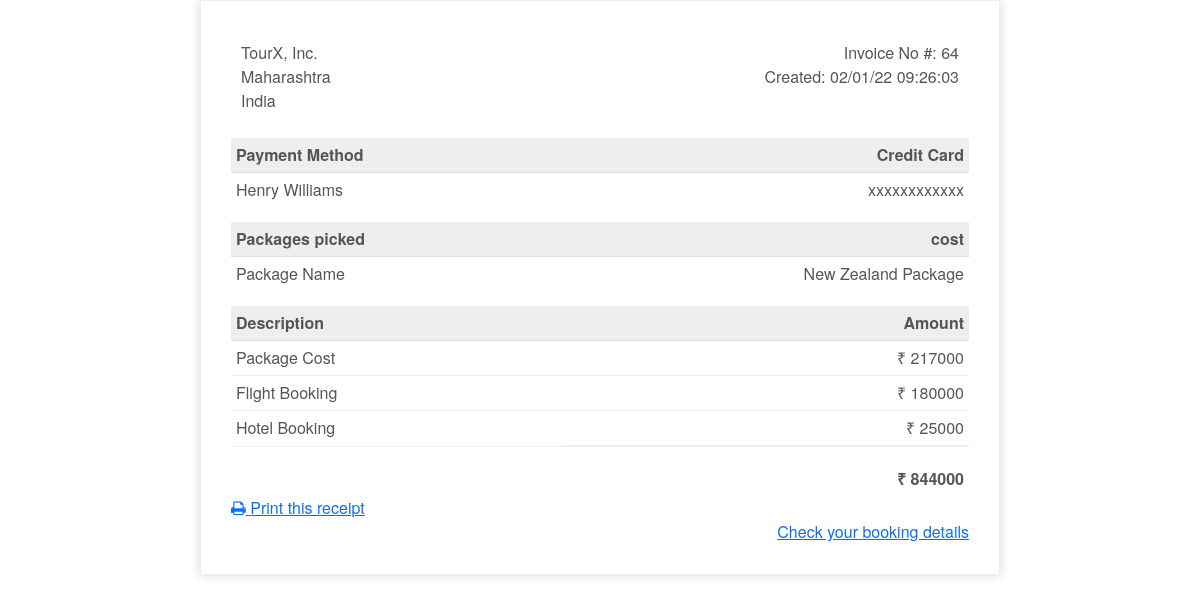
The page /bill (signed in) on the database as committed earlier.
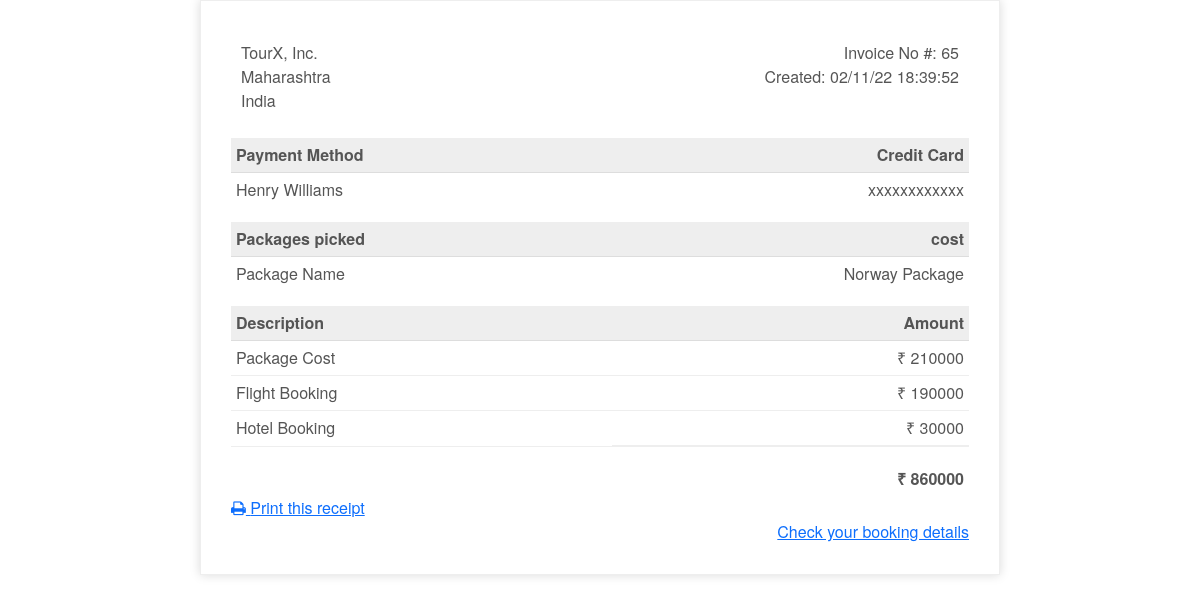
The same page on the database as committed later.
### tables this page shows
CREATE TABLE "bookings" (
	"id"	INTEGER NOT NULL PRIMARY KEY AUTOINCREMENT,
	"name"	text NOT NULL,
	"email"	text NOT NULL,
	"passengers"	INTEGER NOT NULL,
	"package_name"	text NOT NULL,
	"place"	text NOT NULL,
	"no_of_days"	integer NOT NULL,
	"booking_date"	date NOT NULL,
	"booking_time"	TEXT,
	"category"	text NOT NULL,
	"room_type"	text NOT NULL,
	"no_of_guests"	integer NOT NULL,
	"check_in_date"	date NOT NULL,
	"check_out_date"	date NOT NULL,
	"trip_type"	text NOT NULL,
	"class_type"	text NOT NULL,
	"departure_d"	date NOT NULL,
	"return_d"	date NOT NULL,
	"source"	text NOT NULL,
	"destination"	text NOT NULL,
	"total_cost"	NUMERIC,
	"username"	text NOT NULL,
	FOREIGN KEY("username") REFERENCES "users"("username")
);

CREATE TABLE "destinations" (
	"id"	INTEGER NOT NULL PRIMARY KEY AUTOINCREMENT,
	"email"	text NOT NULL,
	"package_name"	text NOT NULL,
	"place"	text NOT NULL,
	"numOfDays"	text NOT NULL,
	"estimated_cost"	number NOT NULL,
	"username"	text,
	FOREIGN KEY("username") REFERENCES "users"("username")
);

CREATE TABLE "hotels" (
	"id"	INTEGER NOT NULL PRIMARY KEY AUTOINCREMENT,
	"email"	text NOT NULL,
	"cost"	number NOT NULL,
	"category"	text NOT NULL,
	"room_type"	text NOT NULL,
	"no_of_guests"	int NOT NULL,
	"check_in_date"	TEXT NOT NULL,
	"check_out_date"	TEXT NOT NULL,
	"username"	text,
	FOREIGN KEY("username") REFERENCES "users"("username")
);

### app.py (the view)
@app.route('/bill')
def bill():
    if request.method == 'GET':
        with sqlite3.connect('tour.db') as db:
            dest_details = db.execute("select package_name, estimated_cost from destinations inner join users on users.username=destinations.username and users.username = ?", (session['username'],))
            dest_row = dest_details.fetchall()
            hotel_details = db.execute("select cost, no_of_guests from hotels inner join users on users.username=hotels.username and users.username = ?", (session['username'],))
            hotel_row = hotel_details.fetchall()
            flight_details = db.execute("select flight_cost, passengers, trip_type from flights inner join users on users.username=flights.username and users.username = ?", (session['username'],))
            flight_row = flight_details.fetchall()
            booking_details = db.execute("select id, booking_date, booking_time from bookings inner join users on users.username=bookings.username and users.username = ?", (session['username'],))
            booking_row = booking_details.fetchall()
            for i in dest_row:
                package_name = i[0]
                dest_pack = i[1]
            for j in hotel_row:
                hotel_cost = j[0]
                no_of_guests = j[1]
            for k in flight_row:
                flight_cost = k[0]
                passengers = k[1]
                trip_type = k[2]
            for b in booking_row:
                booking_id = b[0]
                booking_date = b[1]
                booking_time = b[2]
            if trip_type == "Round Trip":
                flight_cost *= 2
            else:
                flight_cost = flight_cost
            total_amount = (int(dest_pack) * no_of_guests) + (int(hotel_cost) * no_of_guests) + (int(flight_cost) * passengers)
        return render_template("billing.html", total_amount=total_amount, package_name=package_name, dest_pack=dest_pack, hotel_cost=hotel_cost, flight_cost=flight_cost, booking_id=booking_id, booking_date=booking_date, booking_time=booking_time)
    return render_template("home.html")

### templates/billing.html (shortened to what this page needs)
{% extends "layout.html" %}
{% block body %}
<div class="invoice-box">
    <table cellpadding="0" cellspacing="0">
        <tr class="top">
            <td colspan="2">
                <table>
                    <tr>
                        <td>
                            TourX, Inc.<br />
                            Maharashtra<br />
                            India
                        </td>
                        <td>
                            Invoice No #: {{ booking_id }}<br />
                            Created: {{ booking_date }} {{ booking_time }}<br />
                        </td>
                    </tr>
                </table>
            </td>
        </tr>
        <tr class="heading">
            <td>Payment Method</td>
            <td>Credit Card</td>
        </tr>
        <tr class="details">
            <td>{{ session['name'] }}</td>
            <td>xxxxxxxxxxxx</td>
        </tr>
        <tr class="heading">
            <td>Packages picked</td>
            <td>cost</td>
        </tr>
        <tr class="details">
            <td>Package Name</td>
            <td>{{ package_name }}</td>
        </tr>
        <tr class="heading">
            <td>Description</td>
            <td>Amount</td>
        </tr>
        <tr class="item">
            <td>Package Cost</td>
            <td>&#8377 {{ dest_pack }}</td>
        </tr>
        <tr class="item">
            <td>Flight Booking</td>
            <td>&#8377 {{ flight_cost }}</td>
        </tr>
        <tr class="item">
            <td>Hotel Booking</td>
            <td>&#8377 {{ hotel_cost }}</td>
        </tr>
        <tr class="total">
            <td></td>
            <td>&#8377 {{ total_amount }}</td>
        </tr>
    </table>
    <div class="print">
        <a href="{{ url_for('pdf') }}">
            <i class="fa fa-print"></i>
            Print this receipt
        </a>
    </div>
    <div align="right" class="bookings">
        <a href="{{ url_for('bookingdetails') }}">Check your booking details</a>
    </div>
</div>
{% endblock %}

Rows that differ between the two databases and show on the page:
no longer on this page (row unchanged): bookings: booking_date "02/01/22", booking_time "09:26:03"
no longer on this page (row unchanged): destinations: package_name "New Zealand Package", estimated_cost "217000"
no longer on this page (row unchanged): hotels: cost "25000"
added bookings: booking_date "02/11/22", booking_time "18:39:52"
added destinations: package_name "Norway Package", estimated_cost "210000"
added hotels: cost "30000"
Other text that changed with them:
{{ booking_id }}: "64" → "65"
{{ flight_cost }}: "180000" → "190000"
{{ total_amount }}: "844000" → "860000"
